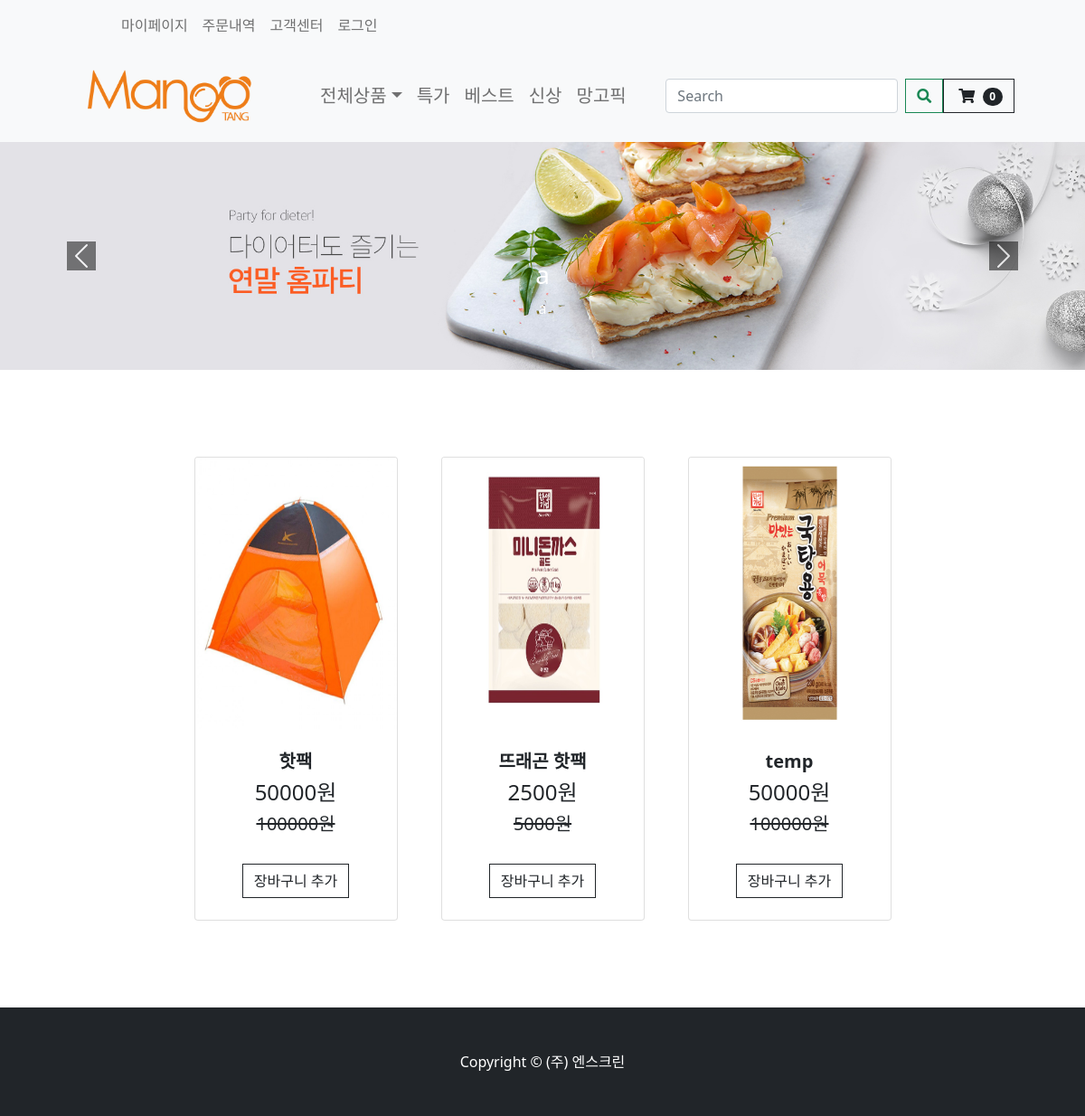
The page / on the database its author committed.
### store/models.py (models this page shows, shortened)
class Carosel(models.Model):
    image = models.ImageField(null=True, blank=True)
    banner_title = models.CharField(max_length=200, null=True, blank=True)
    banner_description = models.CharField(max_length=200, null=True, blank=True)
    href = models.CharField(max_length=200, default='#', null=True, blank=False)

class Product(models.Model):
    product_name = models.CharField(max_length=200)
    price = models.FloatField(null=False, blank=False)
    image_detail = models.ImageField(null=True, blank=True)
    image_title = models.ImageField(null=True, blank=True)
    image_introduce = models.ImageField(null=True, blank=True)
    seller_code = models.CharField(max_length=50, null=False, blank=False)
    price_discount = models.FloatField(null=True)
    discount = models.IntegerField(null=True)
    stock = models.IntegerField()
    first_title = models.CharField(max_length=200)
    second_title = models.CharField(max_length=200)
    shipment_price = models.IntegerField(blank=True)
    hash_tag = models.CharField(max_length=200)
    option_bool = models.BooleanField(default=False, blank=False, null=True)
    collection_tag = models.CharField(max_length=200, null=True)
    item_company = models.CharField(null=False, max_length=200)
    product_status = models.BooleanField(default=False, blank=False, null=True)

### store/views.py (the view)
# urls.py: path('', include('store.urls')),
def store(request):
    if request.user.is_authenticated:  # 로그인 유저일시
        customer = request.user.customer
        order, created = Order.objects.get_or_create(customer=customer, order_status=False)
        items = order.orderitem_set.all()  # orderitem은 Order의 자식 그래서 쿼리 가능
        cartItems = order.get_cart_items
    else:
        items = []
        order = {'get_cart_total': 0, 'get_cart_items': 0}
        cartItems = order['get_cart_items']
    products = Product.objects.all()  # product 정보 다가져옴
    carousel = Carosel.objects.all()  # 캐러솔 가져옴
    carousel_length = len(carousel)
    context = {'products': products, 'carousel': carousel, 'carousel_length': carousel_length, 'cartItems': cartItems}
    return render(request, 'store/store.html', context)

### store/templates/store/store.html (shortened to what this page needs)
{% extends 'store/main.html' %}
{% load static %}
{% block content %}
    {% include "store/carousel.html" %}
    <section class="py-5">
        <div class="container px-4 px-lg-5 mt-5">
            <div class="row gx-4 gx-lg-5 row-cols-2 row-cols-md-3 row-cols-xl-4 justify-content-center">
                {% for product in products %}
                    <div class="col mb-5">
                        <div class="card h-100">
                            <a onclick="test()" href="{% url 'product_detail' product.seller_code %}">
                                <img class="card-img-top" height="300" width="300" src={{ product.image_title.url }}/>
                            </a>
                            <div class="card-body p-4">
                                <div class="text-center">
                                    <h5 class="fw-bolder">{{ product.product_name }}</h5>
                                    <h4>{{ product.price_discount | floatformat:0 }}원</h4><h5
                                        class="text-decoration-line-through">{{ product.price | floatformat:0 }}원</h5>
                                </div>
                            </div>
                            <div class="card-footer p-4 pt-0 border-top-0 bg-transparent">
                                <div class="text-center">
                                    <button data-product="{{ product.seller_code }}" onclick="cartSnackbar()" data-action="set"
                                            class="btn btn-outline-dark mt-auto update-cart">장바구니 추가
                                    </button>
                                </div>
                            </div>
                        </div>
                    </div>
                {% endfor %}
            </div>
        </div>
    </section>
{% endblock content %}

### store/templates/store/carousel.html (shortened to what this page needs)
{% load static %}
<div id="demo" id= myCarousel' class="carousel slide" data-bs-ride="carousel">
    <div class="carousel-inner">
        {% for carousels in carousel %}
            <div class="carousel-item{% if forloop.first %} active{% endif %}">
                <a href= {{ carousels.href }}>
                    <img src={{ carousels.image.url }}  class="d-block" style="width:100%">
                </a>
                <div class="carousel-caption">
                    <h3>{{ carousels.banner_title }}</h3>
                    <p>{{ carousels.banner_description }}</p>
                </div>
            </div>
        {% endfor %}
    </div>
    <button class="carousel-control-prev" type="button" onclick="back()" data-bs-target="#demo" data-bs-slide="prev">
        <span class="carousel-control-prev-icon" style="background-color: black"></span>
    </button>
    <button class="carousel-control-next" type="button" onclick="front()" data-bs-target="#demo" data-bs-slide="next">
        <span class="carousel-control-next-icon" style="background-color: black"></span>
    </button>
</div>

### rows shown on the page
Carosel: image (picture), banner_title "a", banner_description "a"
Product: image_title (picture), product_name "핫팩", price_discount "50000", price "100000"
Product: image_title (picture), product_name "뜨래곤 핫팩", price_discount "2500", price "5000"
Product: image_title (picture), product_name "temp", price_discount "50000", price "100000"

### other values the page prints
{{ cartItems }} "0"
